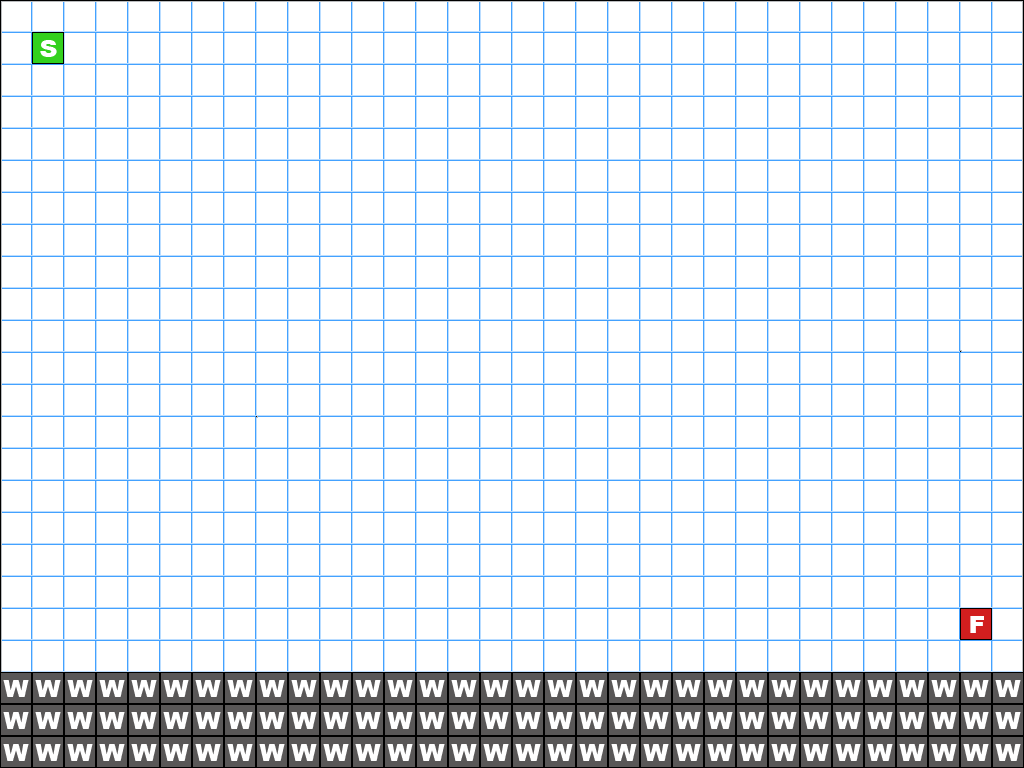

A level layout from a 2D game, rendered from its tile map. Below: a short description, then the map file with tile-grid data replaced by summaries:
An orthogonal 32x24 tile map with 32x32 px tiles, 2 tile layers (Background, Pathing).

<map version="1.0" orientation="orthogonal" width="32" height="24" tilewidth="32" tileheight="32">
 <tileset firstgid="1" name="Poly" tilewidth="32" tileheight="32">
  <image source="Tiles/polygrid.png" width="192" height="352" />
  <tile id="0">
   <properties>
    <property name="buildable" value="1" />
   </properties>
  </tile>
  <tile id="1">
   <properties>
    <property name="buildable" value="1" />
   </properties>
  </tile>
  <tile id="2">
   <properties>
    <property name="buildable" value="1" />
   </properties>
  </tile>
  <tile id="6">
   <properties>
    <property name="buildable" value="1" />
   </properties>
  </tile>
  <tile id="7">
   <properties>
    <property name="buildable" value="1" />
   </properties>
  </tile>
  <tile id="8">
   <properties>
    <property name="buildable" value="1" />
   </properties>
  </tile>
  <tile id="12">
   <properties>
    <property name="buildable" value="1" />
   </properties>
  </tile>
  <tile id="13">
   <properties>
    <property name="buildable" value="1" />
   </properties>
  </tile>
  <tile id="14">
   <properties>
    <property name="buildable" value="1" />
   </properties>
  </tile>
  <tile id="20">
   <properties>
    <property name="Wall" value="1" />
   </properties>
  </tile>
  <tile id="23">
   <properties>
    <property name="Finish" value="1" />
   </properties>
  </tile>
  <tile id="26">
   <properties>
    <property name="Start" value="1" />
   </properties>
  </tile>
 </tileset>
 <layer name="Background" width="32" height="24">
  <data>[768 cells, 768 non-empty, 20 distinct tile ids]</data>
 </layer>
 <layer name="Pathing" width="32" height="24">
  <data>[768 cells, 98 non-empty, 3 distinct tile ids]</data>
 </layer>
</map>